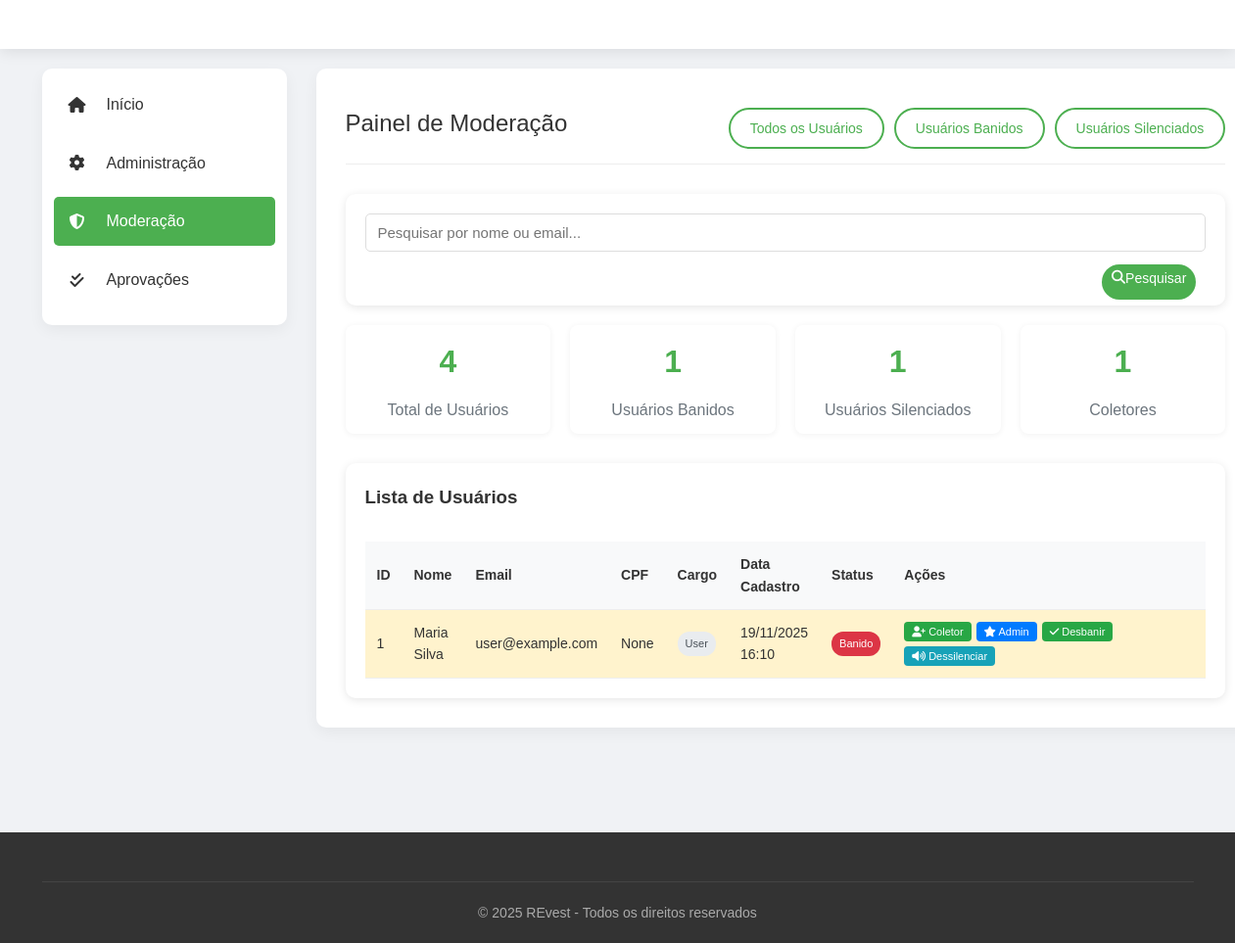
The page /moderacao?view=banned (signed in) on the database its author committed.
### database.py (models this page shows)
class Doador(db.Model):
    __tablename__ = 'doador'
    ID_Doador = db.Column(db.Integer, primary_key=True, autoincrement=True)
    Nome = db.Column(db.String(100), nullable=False)
    Email = db.Column(db.String(100), unique=True, nullable=False)
    CPF = db.Column(db.String(14), unique=True, nullable=True)
    CEP = db.Column(db.String(10), nullable=True)
    Numero = db.Column(db.String(10), nullable=False)
    Senha = db.Column(db.String(255), nullable=False)
    Data_Criacao = db.Column(db.DateTime, default=datetime.utcnow)
    is_banned = db.Column(db.Boolean, default=False)
    is_muted = db.Column(db.Boolean, default=False)
    ban_reason = db.Column(db.String(255), nullable=True)
    banned_at = db.Column(db.DateTime, nullable=True)
    banned_by = db.Column(db.Integer, nullable=True)
    role = db.Column(db.String(20), default='user')  # user, admin, coletor
    doacoes = db.relationship('Doacao', backref='doador', lazy=True)
    tickets = db.relationship('Ticket', backref='doador', lazy=True)
    @property
    def id(self):
        return self.ID_Doador
    @property
    def name(self):
        return self.Nome
    @property
    def email(self):
        return self.Email
    @property
    def created_at(self):
        return self.Data_Criacao

### app.py (the view)
@app.route('/moderacao')
def moderacao():
    if 'user' not in session or session.get('role') != 'admin':
        return redirect(url_for('home'))
    search_query = request.args.get('search', '')
    view_type = request.args.get('view', 'all')
    query = Doador.query
    if search_query:
        query = query.filter(
            (Doador.Nome.ilike(f'%{search_query}%')) |
            (Doador.Email.ilike(f'%{search_query}%'))
        )
    if view_type == 'banned':
        query = query.filter(Doador.is_banned == True)
    elif view_type == 'muted':
        query = query.filter(Doador.is_muted == True)
    users = query.order_by(Doador.Data_Criacao.desc()).all()
    total_users = Doador.query.count()
    banned_users = Doador.query.filter_by(is_banned=True).count()
    muted_users = Doador.query.filter_by(is_muted=True).count()
    coletor_users = Doador.query.filter_by(role='coletor').count()
    return render_template('moderacao.html',
                         users=users,
                         search_query=search_query,
                         total_users=total_users,
                         banned_users=banned_users,
                         muted_users=muted_users,
                         coletor_users=coletor_users)

### app.py (called while the page is built)
@app.before_request
def block_muted_users_on_post():
    try:
        if request.method == 'POST' and 'user_id' in session:
            uid = session.get('user_id')
            user = Doador.query.get(uid)
            if user and getattr(user, 'is_muted', False) and session.get('role') != 'admin':
                return render_template('error.html', message='Você está silenciado e não pode realizar essa ação')
    except Exception:
        pass

@app.after_request
def add_security_headers(response):
    response.headers["Cache-Control"] = "no-store, no-cache, must-revalidate, private"
    response.headers["Pragma"] = "no-cache"
    response.headers["Expires"] = "0"
    return response

### templates/moderacao.html (shortened to what this page needs)
{% extends "base_dashboard.html" %}
{% block page_css %}
<link rel="stylesheet" href="{{ url_for('static', filename='css/moderacao.css') }}">
<link rel="stylesheet" href="{{ url_for('static', filename='css/desktop_overrides.css') }}">
<link rel="stylesheet" href="{{ url_for('static', filename='css/mobile_admin_header.css') }}">
{% endblock %}
{% block content %}
<section class="dashboard">
    <div class="container">
        <div class="dashboard-grid">
            <div class="sidebar">
                <ul class="sidebar-menu">
                    <li><a href="/dashboard"><i class="fas fa-home"></i> Início</a></li>
                    <li><a href="/admin"><i class="fas fa-cog"></i> Administração</a></li>
                    <li><a href="/moderacao" class="active"><i class="fas fa-shield-alt"></i> Moderação</a></li>
                    <li><a href="/admin/aprovacoes"><i class="fas fa-check-double"></i> Aprovações</a></li>
                </ul>
            </div>
            <div class="main-content">
                <div class="content-header">
                    <h2 class="content-title">Painel de Moderação</h2>
                    <div class="header-actions">
                        <a href="/moderacao?view=all" class="btn btn-outline">Todos os Usuários</a>
                        <a href="/moderacao?view=banned" class="btn btn-outline">Usuários Banidos</a>
                        <a href="/moderacao?view=muted" class="btn btn-outline">Usuários Silenciados</a>
                    </div>
                </div>
                <div class="search-box">
                    <form method="GET" action="/moderacao" class="search-form">
                        <div class="form-row">
                            <div class="form-group">
                                <input type="text" class="form-control" name="search" placeholder="Pesquisar por nome ou email..." value="{{ search_query }}">
                            </div>
                            <button type="submit" class="btn btn-primary">
                                <i class="fas fa-search"></i> Pesquisar
                            </button>
                        </div>
                    </form>
                </div>
                <div class="admin-stats">
                    <div class="stat-card">
                        <div class="stat-number">{{ total_users }}</div>
                        <div class="stat-title">Total de Usuários</div>
                    </div>
                    <div class="stat-card">
                        <div class="stat-number">{{ banned_users }}</div>
                        <div class="stat-title">Usuários Banidos</div>
                    </div>
                    <div class="stat-card">
                        <div class="stat-number">{{ muted_users }}</div>
                        <div class="stat-title">Usuários Silenciados</div>
                    </div>
                    <div class="stat-card">
                        <div class="stat-number">{{ coletor_users }}</div>
                        <div class="stat-title">Coletores</div>
                    </div>
                </div>
                <div class="users-list">
                    <h3>Lista de Usuários</h3>
                    {% if users %}
                    <div class="table-responsive">
                        <table class="users-table">
                            <thead>
                                <tr>
                                    <th>ID</th>
                                    <th>Nome</th>
                                    <th>Email</th>
                                    <th>CPF</th>
                                    <th>Cargo</th>
                                    <th>Data Cadastro</th>
                                    <th>Status</th>
                                    <th>Ações</th>
                                </tr>
                            </thead>
                            <tbody>
                                {% for user in users %}
                                <tr class="user-row {% if user.is_banned %}banned{% endif %} {% if user.is_muted %}muted{% endif %}">
                                    <td>{{ user.id }}</td>
                                    <td>{{ user.name }}</td>
                                    <td>{{ user.email }}</td>
                                    <td>{{ user.CPF }}</td>
                                    <td>
                                        <span class="role-badge role-{{ user.role }}">{{ user.role|capitalize }}</span>
                                    </td>
                                    <td>{{ user.created_at.strftime('%d/%m/%Y %H:%M') }}</td>
                                    <td>
                                        {% if user.is_banned %}
                                        <span class="status-badge status-banned">Banido</span>
                                        {% elif user.is_muted %}
                                        <span class="status-badge status-muted">Silenciado</span>
                                        {% else %}
                                        <span class="status-badge status-active">Ativo</span>
                                        {% endif %}
                                    </td>
                                    <td class="actions-cell">
                                        <div class="action-buttons">
                                            {% if user.role == 'user' %}
                                            <button class="btn btn-sm btn-success btn-promote" data-user-id="{{ user.id }}" data-role="coletor">
                                                <i class="fas fa-user-plus"></i> Coletor
                                            </button>
                                            <button class="btn btn-sm btn-primary btn-promote" data-user-id="{{ user.id }}" data-role="admin">
                                                <i class="fas fa-star"></i> Admin
                                            </button>
                                            {% elif user.role == 'admin' and user.email != 'revest@gmail.com' %}
                                            <button class="btn btn-sm btn-warning btn-promote" data-user-id="{{ user.id }}" data-role="user">
                                                <i class="fas fa-user-minus"></i> Usuário
                                            </button>
                                            {% endif %}
                                            {% if not user.is_banned and user.email != 'revest@gmail.com' %}
                                            <button class="btn btn-sm btn-danger btn-ban" data-user-id="{{ user.id }}">
                                                <i class="fas fa-ban"></i> Banir
                                            </button>
                                            {% elif user.is_banned %}
                                            <button class="btn btn-sm btn-success btn-unban" data-user-id="{{ user.id }}">
                                                <i class="fas fa-check"></i> Desbanir
                                            </button>
                                            {% endif %}
                                            {% if not user.is_muted and user.email != 'revest@gmail.com' %}
                                            <button class="btn btn-sm btn-warning btn-mute" data-user-id="{{ user.id }}">
                                                <i class="fas fa-volume-mute"></i> Silenciar
                                            </button>
                                            {% elif user.is_muted %}
                                            <button class="btn btn-sm btn-info btn-unmute" data-user-id="{{ user.id }}">
                                                <i class="fas fa-volume-up"></i> Dessilenciar
                                            </button>
                                            {% endif %}
                                        </div>
                                    </td>
                                </tr>
                                {% endfor %}
                            </tbody>
                        </table>
                    </div>
                    {% else %}
                    <div class="alert alert-info">
                        <p>Nenhum usuário encontrado.</p>
                    </div>
                    {% endif %}
                </div>
            </div>
        </div>
    </div>
</section>
{% endblock %}

### static/css/base_dashboard.css (style rules this page uses)
.container { width: 100%; max-width: 1200px; margin: 0 auto; padding: 0 15px; }
.btn { padding: 8px 20px; border-radius: 30px; font-weight: 500; cursor: pointer; transition: all 0.3s; border: none; font-size: 14px; text-decoration: none; display: inline-block; text-align: center; }
.btn-primary { background-color: var(--primary); color: white; }
.btn-outline { background-color: transparent; border: 2px solid var(--primary); color: var(--primary); }
.btn-sm { padding: 5px 10px; font-size: 12px; }
.btn-success { background-color: #28a745; color: white; }
.action-buttons .btn { font-size: 11px; padding: 4px 8px; white-space: nowrap; }
.action-buttons .btn { font-size: 11px; padding: 4px 8px; white-space: nowrap; border: none; border-radius: 4px; cursor: pointer; transition: all 0.3s; }
.action-buttons .btn-sm { font-size: 11px; padding: 4px 8px; }
.action-buttons .btn-success { background-color: #28a745; color: white; }
.action-buttons .btn-primary { background-color: #007bff; color: white; }
.action-buttons .btn-info { background-color: #17a2b8; color: white; }

### static/css/mobile_dashboard.css (style rules this page uses)
html, body { -webkit-font-smoothing: antialiased; }
.container { padding: 0 12px; }
.dashboard-grid { display: block; }
.sidebar { width: 100%; padding: 12px; margin-bottom: 14px; }
.sidebar-menu a { padding: 12px 14px; display: flex; align-items: center; gap: 10px; }
.main-content { width: 100%; padding: 14px; }
.content-title { font-size: 18px; }
.welcome-message, .ticket-detail, .stat-card, .review-container { padding: 12px; }
@media (min-width: 992px) { .dashboard-grid { display: grid; grid-template-columns: 250px 1fr; gap: 30px; } }
@media (min-width: 992px) { .sidebar { width: auto; margin-bottom: 0; } }
@media (min-width: 992px) { .main-content { padding: 30px; } }
@media (min-width: 992px) { .content-title { font-size: 24px; } }
.form-control, textarea.form-control { width: 100% !important; box-sizing: border-box !important; }
.btn, .btn-primary, .btn-danger, .btn-outline { display: inline-block; width: auto; }
.form-actions .btn-block, .cta-box .btn, form .btn-primary { width: 100% !important; }
.stat-card, .confirmation-card, .review-container, .ticket-detail { width: 100% !important; padding: 12px !important; box-shadow: none !important; }
.form-control { padding: 10px 12px !important; font-size: 15px !important; }
.box-shadow, .card, .stat-card { box-shadow: 0 1px 6px rgba(0,0,0,0.06) !important; }
.search-box .search-form button, .search-box .search-form .btn-search, .search-box .search-form .btn { display: inline-flex !important; width: auto !important; position: absolute !important; right: 10px !important; top: calc(50% + 40px) !important; transform: translateY(-50%) !important; height: 36px !important; padding: 6px 10px !important; border-radius: 18px !important; z-index: 3 !important; }
.search-box .search-form .form-control, .search-box .search-form input[type="text"], .search-box .search-form input[type="search"] { padding-right: 64px !important; }
.search-box .search-form .form-row { position: relative !important; }

### rows shown on the page
Doador: id "1", name "Maria Silva", email "user@example.com", CPF "None", role "User", created_at "19/11/2025 16:10", is_banned "Banido"

### other values the page prints
{{ total_users }} "4"
{{ banned_users }} "1"
{{ muted_users }} "1"
{{ coletor_users }} "1"
